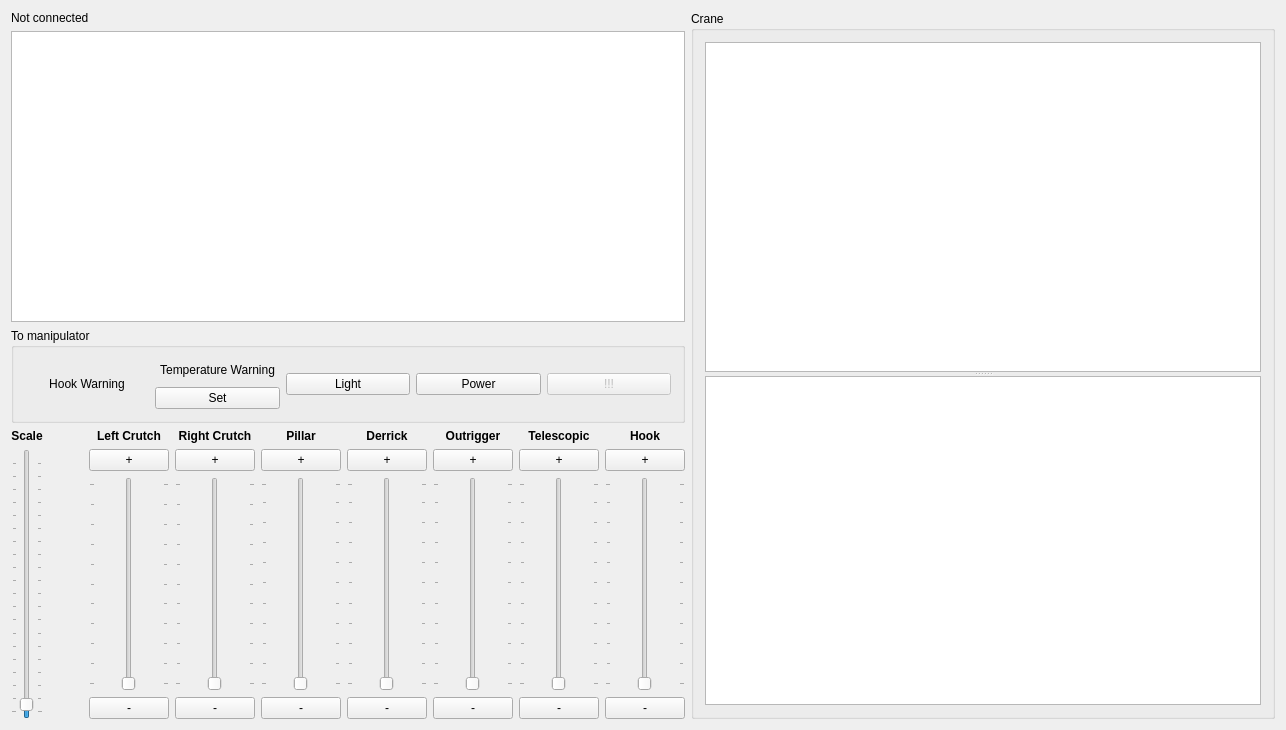
<?xml version="1.0" encoding="UTF-8"?>
<ui version="4.0">
 <class>CraneWidget</class>
 <widget class="QWidget" name="CraneWidget">
  <property name="geometry">
   <rect>
    <x>0</x>
    <y>0</y>
    <width>1286</width>
    <height>730</height>
   </rect>
  </property>
  <property name="windowTitle">
   <string>Widget</string>
  </property>
  <layout class="QHBoxLayout" name="horizontalLayout" stretch="0,1">
   <item>
    <layout class="QVBoxLayout" name="verticalLayout">
     <item>
      <widget class="QLabel" name="_labelClientInfo">
       <property name="text">
        <string>Not connected</string>
       </property>
      </widget>
     </item>
     <item>
      <widget class="QPlainTextEdit" name="_ptEdit"/>
     </item>
     <item>
      <widget class="QGroupBox" name="groupBox_4">
       <property name="title">
        <string>To manipulator</string>
       </property>
       <layout class="QHBoxLayout" name="horizontalLayout_3">
        <item>
         <widget class="QPushButton" name="_pushButtonHookWarning">
          <property name="text">
           <string>Hook Warning</string>
          </property>
          <property name="flat">
           <bool>true</bool>
          </property>
         </widget>
        </item>
        <item>
         <layout class="QVBoxLayout" name="verticalLayout_3">
          <item>
           <widget class="QPushButton" name="_pushButtonTemperatureWarning">
            <property name="text">
             <string>Temperature Warning</string>
            </property>
            <property name="flat">
             <bool>true</bool>
            </property>
           </widget>
          </item>
          <item>
           <widget class="QPushButton" name="_pushButtonSetTemperatureWarning">
            <property name="text">
             <string>Set</string>
            </property>
            <property name="checkable">
             <bool>true</bool>
            </property>
           </widget>
          </item>
         </layout>
        </item>
        <item>
         <widget class="QPushButton" name="_pushButtonLight">
          <property name="text">
           <string>Light</string>
          </property>
          <property name="checkable">
           <bool>true</bool>
          </property>
         </widget>
        </item>
        <item>
         <widget class="QPushButton" name="_pushButtonPower">
          <property name="text">
           <string>Power</string>
          </property>
          <property name="checkable">
           <bool>true</bool>
          </property>
          <property name="checked">
           <bool>false</bool>
          </property>
         </widget>
        </item>
        <item>
         <widget class="QPushButton" name="_pushButtonDebug">
          <property name="enabled">
           <bool>false</bool>
          </property>
          <property name="text">
           <string>!!!</string>
          </property>
         </widget>
        </item>
       </layout>
      </widget>
     </item>
     <item>
      <layout class="QHBoxLayout" name="horizontalLayout_2">
       <item>
        <layout class="QVBoxLayout" name="verticalLayout_8">
         <item>
          <widget class="QLabel" name="label_3">
           <property name="font">
            <font>
             <weight>75</weight>
             <bold>true</bold>
            </font>
           </property>
           <property name="text">
            <string>Scale</string>
           </property>
           <property name="alignment">
            <set>Qt::AlignCenter</set>
           </property>
          </widget>
         </item>
         <item>
          <widget class="QSlider" name="_verticalSliderScale">
           <property name="sizePolicy">
            <sizepolicy hsizetype="Minimum" vsizetype="Expanding">
             <horstretch>0</horstretch>
             <verstretch>0</verstretch>
            </sizepolicy>
           </property>
           <property name="minimum">
            <number>5</number>
           </property>
           <property name="maximum">
            <number>200</number>
           </property>
           <property name="value">
            <number>10</number>
           </property>
           <property name="orientation">
            <enum>Qt::Vertical</enum>
           </property>
           <property name="tickPosition">
            <enum>QSlider::TicksBothSides</enum>
           </property>
          </widget>
         </item>
        </layout>
       </item>
       <item>
        <spacer name="horizontalSpacer">
         <property name="orientation">
          <enum>Qt::Horizontal</enum>
         </property>
         <property name="sizeType">
          <enum>QSizePolicy::Minimum</enum>
         </property>
         <property name="sizeHint" stdset="0">
          <size>
           <width>40</width>
           <height>20</height>
          </size>
         </property>
        </spacer>
       </item>
       <item>
        <layout class="QVBoxLayout" name="verticalLayout_7">
         <item>
          <widget class="QLabel" name="label">
           <property name="font">
            <font>
             <weight>75</weight>
             <bold>true</bold>
            </font>
           </property>
           <property name="text">
            <string>Left Crutch</string>
           </property>
           <property name="alignment">
            <set>Qt::AlignCenter</set>
           </property>
          </widget>
         </item>
         <item>
          <widget class="QPushButton" name="_pushButtonLeftCrutchPlus">
           <property name="text">
            <string>+</string>
           </property>
          </widget>
         </item>
         <item>
          <widget class="QSlider" name="_verticalSliderLeftCrutch">
           <property name="sizePolicy">
            <sizepolicy hsizetype="Minimum" vsizetype="Expanding">
             <horstretch>0</horstretch>
             <verstretch>0</verstretch>
            </sizepolicy>
           </property>
           <property name="maximum">
            <number>10</number>
           </property>
           <property name="orientation">
            <enum>Qt::Vertical</enum>
           </property>
           <property name="tickPosition">
            <enum>QSlider::TicksBothSides</enum>
           </property>
          </widget>
         </item>
         <item>
          <widget class="QPushButton" name="_pushButtonLeftCrutchMinus">
           <property name="text">
            <string>-</string>
           </property>
          </widget>
         </item>
        </layout>
       </item>
       <item>
        <layout class="QVBoxLayout" name="verticalLayout_6">
         <item>
          <widget class="QLabel" name="label_2">
           <property name="font">
            <font>
             <weight>75</weight>
             <bold>true</bold>
            </font>
           </property>
           <property name="text">
            <string>Right Crutch</string>
           </property>
           <property name="alignment">
            <set>Qt::AlignCenter</set>
           </property>
          </widget>
         </item>
         <item>
          <widget class="QPushButton" name="_pushButtonRightCrutchPlus">
           <property name="text">
            <string>+</string>
           </property>
          </widget>
         </item>
         <item>
          <widget class="QSlider" name="_verticalSliderRightCrutch">
           <property name="sizePolicy">
            <sizepolicy hsizetype="Minimum" vsizetype="Expanding">
             <horstretch>0</horstretch>
             <verstretch>0</verstretch>
            </sizepolicy>
           </property>
           <property name="maximum">
            <number>10</number>
           </property>
           <property name="orientation">
            <enum>Qt::Vertical</enum>
           </property>
           <property name="tickPosition">
            <enum>QSlider::TicksBothSides</enum>
           </property>
          </widget>
         </item>
         <item>
          <widget class="QPushButton" name="_pushButtonRightCrutchMinus">
           <property name="text">
            <string>-</string>
           </property>
          </widget>
         </item>
        </layout>
       </item>
       <item>
        <layout class="QVBoxLayout" name="verticalLayout_5">
         <item>
          <widget class="QLabel" name="label_7">
           <property name="font">
            <font>
             <weight>75</weight>
             <bold>true</bold>
            </font>
           </property>
           <property name="text">
            <string>Pillar</string>
           </property>
           <property name="alignment">
            <set>Qt::AlignCenter</set>
           </property>
          </widget>
         </item>
         <item>
          <widget class="QPushButton" name="_pushButtonPillarPlus">
           <property name="text">
            <string>+</string>
           </property>
          </widget>
         </item>
         <item>
          <widget class="QSlider" name="_verticalSliderPillar">
           <property name="sizePolicy">
            <sizepolicy hsizetype="Minimum" vsizetype="Expanding">
             <horstretch>0</horstretch>
             <verstretch>0</verstretch>
            </sizepolicy>
           </property>
           <property name="orientation">
            <enum>Qt::Vertical</enum>
           </property>
           <property name="tickPosition">
            <enum>QSlider::TicksBothSides</enum>
           </property>
          </widget>
         </item>
         <item>
          <widget class="QPushButton" name="_pushButtonPillarMinus">
           <property name="text">
            <string>-</string>
           </property>
          </widget>
         </item>
        </layout>
       </item>
       <item>
        <layout class="QVBoxLayout" name="verticalLayout_9">
         <item>
          <widget class="QLabel" name="label_4">
           <property name="font">
            <font>
             <weight>75</weight>
             <bold>true</bold>
            </font>
           </property>
           <property name="text">
            <string>Derrick</string>
           </property>
           <property name="alignment">
            <set>Qt::AlignCenter</set>
           </property>
          </widget>
         </item>
         <item>
          <widget class="QPushButton" name="_pushButtonDerrickRotatePlus">
           <property name="text">
            <string>+</string>
           </property>
          </widget>
         </item>
         <item>
          <widget class="QSlider" name="_verticalSliderDerrick">
           <property name="sizePolicy">
            <sizepolicy hsizetype="Minimum" vsizetype="Expanding">
             <horstretch>0</horstretch>
             <verstretch>0</verstretch>
            </sizepolicy>
           </property>
           <property name="orientation">
            <enum>Qt::Vertical</enum>
           </property>
           <property name="tickPosition">
            <enum>QSlider::TicksBothSides</enum>
           </property>
          </widget>
         </item>
         <item>
          <widget class="QPushButton" name="_pushButtonDerrickRotateMinus">
           <property name="text">
            <string>-</string>
           </property>
          </widget>
         </item>
        </layout>
       </item>
       <item>
        <layout class="QVBoxLayout" name="verticalLayout_2">
         <item>
          <widget class="QLabel" name="label_5">
           <property name="font">
            <font>
             <weight>75</weight>
             <bold>true</bold>
            </font>
           </property>
           <property name="text">
            <string>Outrigger</string>
           </property>
           <property name="alignment">
            <set>Qt::AlignCenter</set>
           </property>
          </widget>
         </item>
         <item>
          <widget class="QPushButton" name="_pushButtonOutriggerRotatePlus">
           <property name="text">
            <string>+</string>
           </property>
          </widget>
         </item>
         <item>
          <widget class="QSlider" name="_verticalSliderOutrigger">
           <property name="sizePolicy">
            <sizepolicy hsizetype="Minimum" vsizetype="Expanding">
             <horstretch>0</horstretch>
             <verstretch>0</verstretch>
            </sizepolicy>
           </property>
           <property name="orientation">
            <enum>Qt::Vertical</enum>
           </property>
           <property name="tickPosition">
            <enum>QSlider::TicksBothSides</enum>
           </property>
          </widget>
         </item>
         <item>
          <widget class="QPushButton" name="_pushButtonOutriggerRotateMinus">
           <property name="text">
            <string>-</string>
           </property>
          </widget>
         </item>
        </layout>
       </item>
       <item>
        <layout class="QVBoxLayout" name="verticalLayout_10">
         <item>
          <widget class="QLabel" name="label_6">
           <property name="font">
            <font>
             <weight>75</weight>
             <bold>true</bold>
            </font>
           </property>
           <property name="text">
            <string>Telescopic</string>
           </property>
           <property name="alignment">
            <set>Qt::AlignCenter</set>
           </property>
          </widget>
         </item>
         <item>
          <widget class="QPushButton" name="_pushButtonTelescopicPlus">
           <property name="text">
            <string>+</string>
           </property>
          </widget>
         </item>
         <item>
          <widget class="QSlider" name="_verticalSliderTelescopic">
           <property name="sizePolicy">
            <sizepolicy hsizetype="Minimum" vsizetype="Expanding">
             <horstretch>0</horstretch>
             <verstretch>0</verstretch>
            </sizepolicy>
           </property>
           <property name="orientation">
            <enum>Qt::Vertical</enum>
           </property>
           <property name="tickPosition">
            <enum>QSlider::TicksBothSides</enum>
           </property>
          </widget>
         </item>
         <item>
          <widget class="QPushButton" name="_pushButtonTelescopicMinus">
           <property name="text">
            <string>-</string>
           </property>
          </widget>
         </item>
        </layout>
       </item>
       <item>
        <layout class="QVBoxLayout" name="verticalLayout_13">
         <item>
          <widget class="QLabel" name="label_8">
           <property name="font">
            <font>
             <weight>75</weight>
             <bold>true</bold>
            </font>
           </property>
           <property name="text">
            <string>Hook</string>
           </property>
           <property name="alignment">
            <set>Qt::AlignCenter</set>
           </property>
          </widget>
         </item>
         <item>
          <widget class="QPushButton" name="_pushButtonRopeHookPlus">
           <property name="text">
            <string>+</string>
           </property>
          </widget>
         </item>
         <item>
          <widget class="QSlider" name="_verticalSliderRopeHook">
           <property name="sizePolicy">
            <sizepolicy hsizetype="Minimum" vsizetype="Expanding">
             <horstretch>0</horstretch>
             <verstretch>0</verstretch>
            </sizepolicy>
           </property>
           <property name="orientation">
            <enum>Qt::Vertical</enum>
           </property>
           <property name="tickPosition">
            <enum>QSlider::TicksBothSides</enum>
           </property>
          </widget>
         </item>
         <item>
          <widget class="QPushButton" name="_pushButtonRopeHookMinus">
           <property name="text">
            <string>-</string>
           </property>
          </widget>
         </item>
        </layout>
       </item>
      </layout>
     </item>
    </layout>
   </item>
   <item>
    <widget class="QGroupBox" name="groupBox">
     <property name="title">
      <string>Crane</string>
     </property>
     <layout class="QVBoxLayout" name="verticalLayout_4">
      <item>
       <widget class="QSplitter" name="splitter">
        <property name="orientation">
         <enum>Qt::Vertical</enum>
        </property>
        <widget class="QGraphicsView" name="_view"/>
        <widget class="QGraphicsView" name="_viewTop"/>
       </widget>
      </item>
     </layout>
    </widget>
   </item>
  </layout>
 </widget>
 <layoutdefault spacing="6" margin="11"/>
 <resources/>
 <connections/>
</ui>
